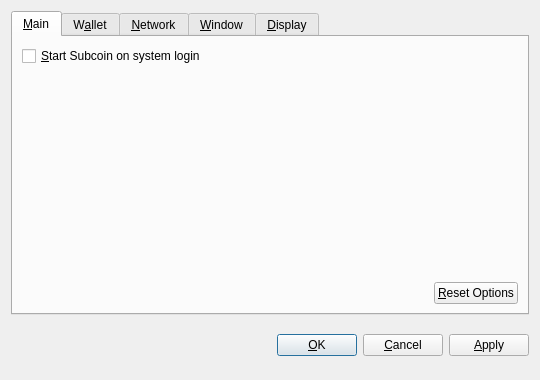
<?xml version="1.0" encoding="UTF-8"?>
<ui version="4.0">
 <class>OptionsDialog</class>
 <widget class="QDialog" name="OptionsDialog">
  <property name="geometry">
   <rect>
    <x>0</x>
    <y>0</y>
    <width>540</width>
    <height>380</height>
   </rect>
  </property>
  <property name="windowTitle">
   <string>Options</string>
  </property>
  <property name="modal">
   <bool>true</bool>
  </property>
  <layout class="QVBoxLayout" name="verticalLayout">
   <item>
    <widget class="QTabWidget" name="tabWidget">
     <property name="tabPosition">
      <enum>QTabWidget::North</enum>
     </property>
     <property name="currentIndex">
      <number>0</number>
     </property>
     <widget class="QWidget" name="tabMain">
      <attribute name="title">
       <string>&amp;Main</string>
      </attribute>
      <layout class="QVBoxLayout" name="verticalLayout_Main">
       <item>
        <widget class="QCheckBox" name="bitcoinAtStartup">
         <property name="toolTip">
          <string>Automatically start Subcoin after logging in to the system.</string>
         </property>
         <property name="text">
          <string>&amp;Start Subcoin on system login</string>
         </property>
        </widget>
       </item>
       <item>
        <spacer name="verticalSpacer_Main">
         <property name="orientation">
          <enum>Qt::Vertical</enum>
         </property>
         <property name="sizeHint" stdset="0">
          <size>
           <width>20</width>
           <height>40</height>
          </size>
         </property>
        </spacer>
       </item>
       <item>
        <layout class="QHBoxLayout" name="horizontalLayout_2_Main">
         <item>
          <spacer name="horizontalSpacer_2_Main">
           <property name="orientation">
            <enum>Qt::Horizontal</enum>
           </property>
           <property name="sizeHint" stdset="0">
            <size>
             <width>40</width>
             <height>20</height>
            </size>
           </property>
          </spacer>
         </item>
         <item>
          <widget class="QPushButton" name="resetButton">
           <property name="toolTip">
            <string>Reset all client options to default.</string>
           </property>
           <property name="text">
            <string>&amp;Reset Options</string>
           </property>
           <property name="autoDefault">
            <bool>false</bool>
           </property>
          </widget>
         </item>
        </layout>
       </item>
      </layout>
     </widget>
     <widget class="QWidget" name="tabWallet">
      <attribute name="title">
       <string>W&amp;allet</string>
      </attribute>
      <layout class="QVBoxLayout" name="verticalLayout_Network">
       <item>
        <widget class="QLabel" name="transactionFeeInfoLabel">
         <property name="text">
          <string>Optional transaction fee per kB that helps make sure your transactions are processed quickly. Most transactions are 1 kB.</string>
         </property>
         <property name="textFormat">
          <enum>Qt::PlainText</enum>
         </property>
         <property name="wordWrap">
          <bool>true</bool>
         </property>
        </widget>
       </item>
       <item>
        <layout class="QHBoxLayout" name="horizontalLayout_1_Main">
         <item>
          <widget class="QLabel" name="transactionFeeLabel">
           <property name="text">
            <string>Pay transaction &amp;fee</string>
           </property>
           <property name="textFormat">
            <enum>Qt::PlainText</enum>
           </property>
           <property name="buddy">
            <cstring>transactionFee</cstring>
           </property>
          </widget>
         </item>
         <item>
          <widget class="BitcoinAmountField" name="transactionFee"/>
         </item>
         <item>
          <spacer name="horizontalSpacer_1_Main">
           <property name="orientation">
            <enum>Qt::Horizontal</enum>
           </property>
           <property name="sizeHint" stdset="0">
            <size>
             <width>40</width>
             <height>20</height>
            </size>
           </property>
          </spacer>
         </item>
        </layout>
       </item>
       <item>
        <widget class="QLabel" name="label">
         <property name="text">
          <string>If you disable the spending of unconfirmed change, the change from a transaction cannot be used until that transaction has at least one confirmation. This also affects how your balance is computed.</string>
         </property>
         <property name="wordWrap">
          <bool>true</bool>
         </property>
        </widget>
       </item>
       <item>
        <widget class="QCheckBox" name="spendZeroConfChange">
         <property name="text">
          <string>Spend unconfirmed change  (experts only)</string>
         </property>
        </widget>
       </item>
       <item>
        <spacer name="verticalSpacer">
         <property name="orientation">
          <enum>Qt::Vertical</enum>
         </property>
         <property name="sizeHint" stdset="0">
          <size>
           <width>20</width>
           <height>40</height>
          </size>
         </property>
        </spacer>
       </item>
      </layout>
     </widget>
     <widget class="QWidget" name="tabNetwork">
      <attribute name="title">
       <string>&amp;Network</string>
      </attribute>
      <layout class="QVBoxLayout" name="verticalLayout_Network">
       <item>
        <widget class="QCheckBox" name="mapPortUpnp">
         <property name="toolTip">
          <string>Automatically open the Subcoin client port on the router. This only works when your router supports UPnP and it is enabled.</string>
         </property>
         <property name="text">
          <string>Map port using &amp;UPnP</string>
         </property>
        </widget>
       </item>
       <item>
        <widget class="QCheckBox" name="connectSocks">
         <property name="toolTip">
          <string>Connect to the Subcoin network through a SOCKS proxy (e.g. when connecting through Tor).</string>
         </property>
         <property name="text">
          <string>&amp;Connect through SOCKS proxy:</string>
         </property>
        </widget>
       </item>
       <item>
        <layout class="QHBoxLayout" name="horizontalLayout_Network">
         <item>
          <widget class="QLabel" name="proxyIpLabel">
           <property name="text">
            <string>Proxy &amp;IP:</string>
           </property>
           <property name="textFormat">
            <enum>Qt::PlainText</enum>
           </property>
           <property name="buddy">
            <cstring>proxyIp</cstring>
           </property>
          </widget>
         </item>
         <item>
          <widget class="QValidatedLineEdit" name="proxyIp">
           <property name="maximumSize">
            <size>
             <width>140</width>
             <height>16777215</height>
            </size>
           </property>
           <property name="toolTip">
            <string>IP address of the proxy (e.g. 127.0.0.1)</string>
           </property>
          </widget>
         </item>
         <item>
          <widget class="QLabel" name="proxyPortLabel">
           <property name="text">
            <string>&amp;Port:</string>
           </property>
           <property name="textFormat">
            <enum>Qt::PlainText</enum>
           </property>
           <property name="buddy">
            <cstring>proxyPort</cstring>
           </property>
          </widget>
         </item>
         <item>
          <widget class="QLineEdit" name="proxyPort">
           <property name="maximumSize">
            <size>
             <width>55</width>
             <height>16777215</height>
            </size>
           </property>
           <property name="toolTip">
            <string>Port of the proxy (e.g. 9050)</string>
           </property>
          </widget>
         </item>
         <item>
          <widget class="QLabel" name="socksVersionLabel">
           <property name="text">
            <string>SOCKS &amp;Version:</string>
           </property>
           <property name="textFormat">
            <enum>Qt::PlainText</enum>
           </property>
           <property name="buddy">
            <cstring>socksVersion</cstring>
           </property>
          </widget>
         </item>
         <item>
          <widget class="QValueComboBox" name="socksVersion">
           <property name="toolTip">
            <string>SOCKS version of the proxy (e.g. 5)</string>
           </property>
          </widget>
         </item>
         <item>
          <spacer name="horizontalSpacer_Network">
           <property name="orientation">
            <enum>Qt::Horizontal</enum>
           </property>
           <property name="sizeHint" stdset="0">
            <size>
             <width>40</width>
             <height>20</height>
            </size>
           </property>
          </spacer>
         </item>
        </layout>
       </item>
       <item>
        <spacer name="verticalSpacer_Network">
         <property name="orientation">
          <enum>Qt::Vertical</enum>
         </property>
         <property name="sizeHint" stdset="0">
          <size>
           <width>20</width>
           <height>40</height>
          </size>
         </property>
        </spacer>
       </item>
      </layout>
     </widget>
     <widget class="QWidget" name="tabWindow">
      <attribute name="title">
       <string>&amp;Window</string>
      </attribute>
      <layout class="QVBoxLayout" name="verticalLayout_Window">
       <item>
        <widget class="QCheckBox" name="minimizeToTray">
         <property name="toolTip">
          <string>Show only a tray icon after minimizing the window.</string>
         </property>
         <property name="text">
          <string>&amp;Minimize to the tray instead of the taskbar</string>
         </property>
        </widget>
       </item>
       <item>
        <widget class="QCheckBox" name="minimizeOnClose">
         <property name="toolTip">
          <string>Minimize instead of exit the application when the window is closed. When this option is enabled, the application will be closed only after selecting Quit in the menu.</string>
         </property>
         <property name="text">
          <string>M&amp;inimize on close</string>
         </property>
        </widget>
       </item>
       <item>
        <spacer name="verticalSpacer_Window">
         <property name="orientation">
          <enum>Qt::Vertical</enum>
         </property>
         <property name="sizeHint" stdset="0">
          <size>
           <width>20</width>
           <height>40</height>
          </size>
         </property>
        </spacer>
       </item>
      </layout>
     </widget>
     <widget class="QWidget" name="tabDisplay">
      <attribute name="title">
       <string>&amp;Display</string>
      </attribute>
      <layout class="QVBoxLayout" name="verticalLayout_Display">
       <item>
        <layout class="QHBoxLayout" name="horizontalLayout_1_Display">
         <item>
          <widget class="QLabel" name="langLabel">
           <property name="text">
            <string>User Interface &amp;language:</string>
           </property>
           <property name="textFormat">
            <enum>Qt::PlainText</enum>
           </property>
           <property name="buddy">
            <cstring>lang</cstring>
           </property>
          </widget>
         </item>
         <item>
          <widget class="QValueComboBox" name="lang">
           <property name="toolTip">
            <string>The user interface language can be set here. This setting will take effect after restarting Subcoin.</string>
           </property>
          </widget>
         </item>
        </layout>
       </item>
       <item>
        <layout class="QHBoxLayout" name="horizontalLayout_2_Display">
         <item>
          <widget class="QLabel" name="unitLabel">
           <property name="text">
            <string>&amp;Unit to show amounts in:</string>
           </property>
           <property name="textFormat">
            <enum>Qt::PlainText</enum>
           </property>
           <property name="buddy">
            <cstring>unit</cstring>
           </property>
          </widget>
         </item>
         <item>
          <widget class="QValueComboBox" name="unit">
           <property name="toolTip">
            <string>Choose the default subdivision unit to show in the interface and when sending coins.</string>
           </property>
          </widget>
         </item>
        </layout>
       </item>
       <item>
        <widget class="QCheckBox" name="displayAddresses">
         <property name="toolTip">
          <string>Whether to show Subcoin addresses in the transaction list or not.</string>
         </property>
         <property name="text">
          <string>&amp;Display addresses in transaction list</string>
         </property>
        </widget>
       </item>
       <item>
        <widget class="QCheckBox" name="coinControlFeatures">
         <property name="toolTip">
          <string>Whether to show coin control features or not.</string>
         </property>
         <property name="text">
          <string>Display coin &amp;control features (experts only!)</string>
         </property>
        </widget>
       </item>
       <item>
        <spacer name="verticalSpacer_Display">
         <property name="orientation">
          <enum>Qt::Vertical</enum>
         </property>
         <property name="sizeHint" stdset="0">
          <size>
           <width>20</width>
           <height>40</height>
          </size>
         </property>
        </spacer>
       </item>
      </layout>
     </widget>
    </widget>
   </item>
   <item>
    <layout class="QHBoxLayout" name="horizontalLayout_Buttons">
     <item>
      <spacer name="horizontalSpacer_1">
       <property name="orientation">
        <enum>Qt::Horizontal</enum>
       </property>
       <property name="sizeHint" stdset="0">
        <size>
         <width>40</width>
         <height>48</height>
        </size>
       </property>
      </spacer>
     </item>
     <item>
      <widget class="QLabel" name="statusLabel">
       <property name="font">
        <font>
         <weight>75</weight>
         <bold>true</bold>
        </font>
       </property>
       <property name="text">
        <string/>
       </property>
       <property name="textFormat">
        <enum>Qt::PlainText</enum>
       </property>
       <property name="wordWrap">
        <bool>true</bool>
       </property>
      </widget>
     </item>
     <item>
      <spacer name="horizontalSpacer_2">
       <property name="orientation">
        <enum>Qt::Horizontal</enum>
       </property>
       <property name="sizeHint" stdset="0">
        <size>
         <width>40</width>
         <height>48</height>
        </size>
       </property>
      </spacer>
     </item>
     <item>
      <widget class="QPushButton" name="okButton">
       <property name="text">
        <string>&amp;OK</string>
       </property>
      </widget>
     </item>
     <item>
      <widget class="QPushButton" name="cancelButton">
       <property name="text">
        <string>&amp;Cancel</string>
       </property>
       <property name="autoDefault">
        <bool>false</bool>
       </property>
      </widget>
     </item>
     <item>
      <widget class="QPushButton" name="applyButton">
       <property name="text">
        <string>&amp;Apply</string>
       </property>
       <property name="autoDefault">
        <bool>false</bool>
       </property>
      </widget>
     </item>
    </layout>
   </item>
  </layout>
 </widget>
 <customwidgets>
  <customwidget>
   <class>BitcoinAmountField</class>
   <extends>QSpinBox</extends>
   <header>bitcoinamountfield.h</header>
  </customwidget>
  <customwidget>
   <class>QValueComboBox</class>
   <extends>QComboBox</extends>
   <header>qvaluecombobox.h</header>
  </customwidget>
  <customwidget>
   <class>QValidatedLineEdit</class>
   <extends>QLineEdit</extends>
   <header>qvalidatedlineedit.h</header>
  </customwidget>
 </customwidgets>
 <resources/>
 <connections/>
</ui>
